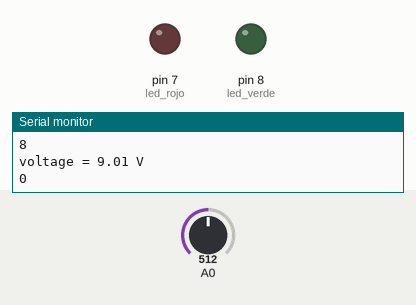
The sketch below on a simulated Arduino Uno, built with avr-gcc and run on an emulated ATmega328P. Parts: output pins drawn as LEDs (lit = HIGH), the last lines printed to the serial monitor. Dashed ring = blinking. The inputs (shaded band) are chosen by the test bench; at power-on: A0 = 512.

Above: at 6.35 s.
6.7 s: A0 set to 527
At 15.85 s:
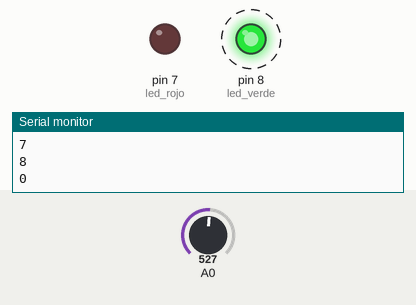
17.6 s: A0 set to 122
At 22.1 s:
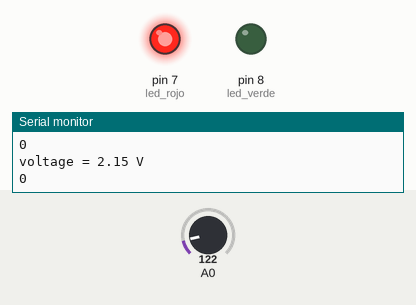
24.1 s: A0 set to 901
At 25.55 s:
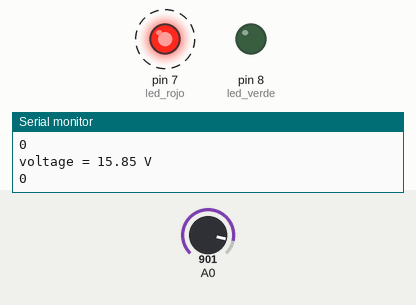
30.6 s: A0 set to 910
37.1 s: A0 set to 473
48.7 s: A0 set to 441
Timing chart, 0 to 56.2 s (numbered marks = the images above; inputs shaded):
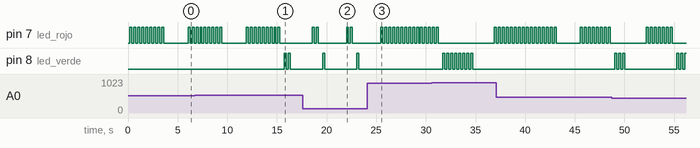

Measured:
- the behaviour switches between 517 and 518 on A0 (found by bisection; images 0 and 1)
- after the input at 6.7 s, pin 8 (led_verde): alternates HIGH for 0.20 s and LOW for 0.20 s, 4 changes in all, then stays LOW, starting after 9.1 s
- after the input at 17.6 s, pin 8 (led_verde): alternates HIGH for 0.20 s and LOW for 3.3 s, starting after 2.0 s
- after the input at 24.1 s, pin 8 (led_verde): stops changing and stays LOW

The sketch:

bateria.ino
```cpp
#include <Wire.h>

#define led_rojo 7
#define led_verde 8

void setup()
{
  Serial.begin(9600);
  pinMode(led_verde, OUTPUT);
  pinMode(led_rojo, OUTPUT);
  digitalWrite(led_rojo, LOW);
  digitalWrite(led_verde, LOW);
}

void loop()
{
  printVolts();
}

 void printVolts()
{
  int sensorValue = analogRead(A0); //read the A0 pin value
  float voltage = sensorValue * (9.00 / 1023.00) * 2; //convert the value to a true voltage.
  Serial.print("voltage = ");
  Serial.print(voltage); //print the voltage to LCD
  Serial.println(" V");
  for (int i = 0; i < (int) voltage; i++) {
    delay(200);
    Serial.println(i);
    digitalWrite(led_rojo, HIGH);
    delay(200);
    digitalWrite(led_rojo, LOW);
  }
  delay(250);

  int dec1 = (((int)(voltage*10)) % 10);
  for (int i = 0; i < dec1; i++) {
    delay(200);
    Serial.println(i);
    digitalWrite(led_verde, HIGH);
    delay(200);
    digitalWrite(led_verde, LOW);
  }
  delay(2000);
}
```
